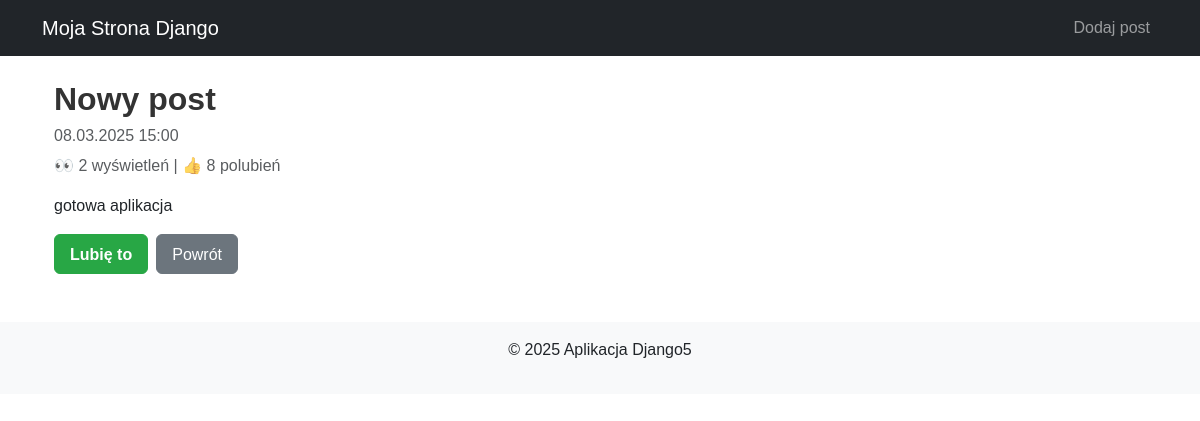
Screenshot of /post/7/ with the database file from the repository.
### MojaAplikacjaGlowna/models.py (models this page shows, shortened)
class Post(models.Model):
    title = models.CharField(max_length=200)  # Pole tekstowe do 200 znaków
    content = models.TextField()  # Pole do przechowywania większego tekstu
    created_at = models.DateTimeField(auto_now_add=True)  # Data utworzenia
    views = models.PositiveIntegerField(default=0)  # Licznik wyświetleń
    likes = models.PositiveIntegerField(default=0)  # Licznik polubień

### MojaAplikacjaGlowna/views.py (the view)
# urls.py: path("post/<int:post_id>/", post_detail, name="post_detail"),  # Nowa ścieżka do szczegółów posta
def post_detail(request, post_id):
    post = get_object_or_404(Post, id=post_id)
    post.views += 1
    post.save()
    return render(request, "MojaAplikacjaGlowna/post_detail.html", {"post": post})

### MojaAplikacjaGlowna/templates/MojaAplikacjaGlowna/post_detail.html (shortened to what this page needs)
{% extends "MojaAplikacjaGlowna/base.html" %}
{% block content %}
    <div class="container mt-4">
        <h2 class="fw-bold">{{ post.title }}</h2>
        <h6 class="text-muted">{{ post.created_at|date:"d.m.Y H:i" }}</h6>
        <div class="text-muted mb-3">
            👀 {{ post.views }} wyświetleń | 👍 <span id="likes-{{ post.id }}">{{ post.likes }}</span> polubień
        </div>
        <p>{{ post.content }}</p>
        <div class="d-flex gap-2 mt-3">
            <button class="btn btn-success like-button" data-post-id="{{ post.id }}">
                Lubię to
            </button>
            <a href="{% url 'home' %}" class="btn btn-secondary">Powrót</a>
        </div>
    </div>
{% endblock %}

### MojaAplikacjaGlowna/static/MojaAplikacjaGlowna/styles.css (style rules this page uses)
body { font-family: Arial, sans-serif; }
h2 { color: #333; }
.d-flex button, .d-flex a { height: 40px; line-height: 40px; padding: 0px 15px; }
.btn-success { background-color: #28a745; border-color: #28a745; color: white; font-weight: bold; }

### rows the page displays
Post: title "Nowy post", created_at "08.03.2025 15:00", views "2", likes "8", content "gotowa aplikacja"
